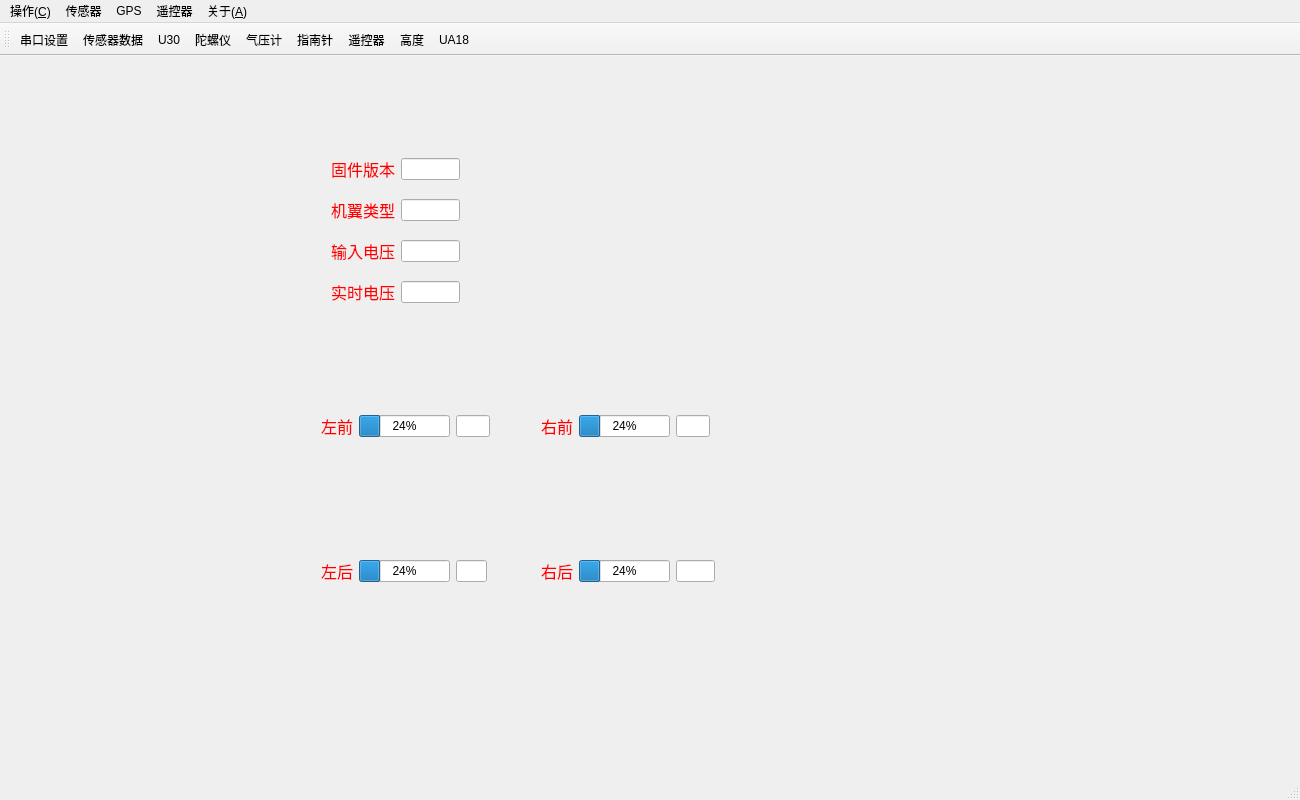
<?xml version="1.0" encoding="UTF-8"?>
<ui version="4.0">
 <class>MainWindow</class>
 <widget class="QMainWindow" name="MainWindow">
  <property name="enabled">
   <bool>true</bool>
  </property>
  <property name="geometry">
   <rect>
    <x>0</x>
    <y>0</y>
    <width>1300</width>
    <height>800</height>
   </rect>
  </property>
  <property name="minimumSize">
   <size>
    <width>1300</width>
    <height>800</height>
   </size>
  </property>
  <property name="maximumSize">
   <size>
    <width>1300</width>
    <height>800</height>
   </size>
  </property>
  <property name="font">
   <font>
    <family>Times New Roman</family>
    <pointsize>9</pointsize>
   </font>
  </property>
  <property name="cursor">
   <cursorShape>PointingHandCursor</cursorShape>
  </property>
  <property name="contextMenuPolicy">
   <enum>Qt::NoContextMenu</enum>
  </property>
  <property name="windowTitle">
   <string>FlyControl App By:Gao</string>
  </property>
  <property name="styleSheet">
   <string notr="true">QDialog{background:rgb(229, 255, 239)}
QStatusBar{background:url(:/images/header.bmp)}
QPushButton{background:url(:/images/header.bmp)}
QLCDNumber{background:url(:/images/lcd.bmp)}








</string>
  </property>
  <property name="iconSize">
   <size>
    <width>16</width>
    <height>16</height>
   </size>
  </property>
  <property name="toolButtonStyle">
   <enum>Qt::ToolButtonTextBesideIcon</enum>
  </property>
  <property name="animated">
   <bool>true</bool>
  </property>
  <widget class="QWidget" name="centralWidget">
   <widget class="QWidget" name="layoutWidget">
    <property name="geometry">
     <rect>
      <x>310</x>
      <y>480</y>
      <width>188</width>
      <height>71</height>
     </rect>
    </property>
    <layout class="QHBoxLayout" name="horizontalLayout_5">
     <item>
      <widget class="QLabel" name="label_28">
       <property name="text">
        <string>&lt;!DOCTYPE HTML PUBLIC &quot;-//W3C//DTD HTML 4.0//EN&quot; &quot;http://www.w3.org/TR/REC-html40/strict.dtd&quot;&gt;
&lt;html&gt;&lt;head&gt;&lt;meta name=&quot;qrichtext&quot; content=&quot;1&quot; /&gt;&lt;style type=&quot;text/css&quot;&gt;
p, li { white-space: pre-wrap; }
&lt;/style&gt;&lt;/head&gt;&lt;body style=&quot; font-family:'SimSun'; font-size:9pt; font-weight:400; font-style:normal;&quot;&gt;
&lt;p align=&quot;center&quot; style=&quot; margin-top:0px; margin-bottom:0px; margin-left:0px; margin-right:0px; -qt-block-indent:0; text-indent:0px;&quot;&gt;&lt;span style=&quot; font-size:12pt; color:#ff0000;&quot;&gt;左后&lt;/span&gt;&lt;/p&gt;&lt;/body&gt;&lt;/html&gt;</string>
       </property>
      </widget>
     </item>
     <item>
      <widget class="QProgressBar" name="M_3_progressBar">
       <property name="value">
        <number>24</number>
       </property>
      </widget>
     </item>
     <item>
      <widget class="QLineEdit" name="M_3_value"/>
     </item>
    </layout>
   </widget>
   <widget class="QWidget" name="layoutWidget_2">
    <property name="geometry">
     <rect>
      <x>530</x>
      <y>330</y>
      <width>191</width>
      <height>81</height>
     </rect>
    </property>
    <layout class="QHBoxLayout" name="horizontalLayout_6">
     <item>
      <widget class="QLabel" name="label_27">
       <property name="text">
        <string>&lt;!DOCTYPE HTML PUBLIC &quot;-//W3C//DTD HTML 4.0//EN&quot; &quot;http://www.w3.org/TR/REC-html40/strict.dtd&quot;&gt;
&lt;html&gt;&lt;head&gt;&lt;meta name=&quot;qrichtext&quot; content=&quot;1&quot; /&gt;&lt;style type=&quot;text/css&quot;&gt;
p, li { white-space: pre-wrap; }
&lt;/style&gt;&lt;/head&gt;&lt;body style=&quot; font-family:'SimSun'; font-size:9pt; font-weight:400; font-style:normal;&quot;&gt;
&lt;p align=&quot;center&quot; style=&quot; margin-top:0px; margin-bottom:0px; margin-left:0px; margin-right:0px; -qt-block-indent:0; text-indent:0px;&quot;&gt;&lt;span style=&quot; font-size:12pt; color:#ff0000;&quot;&gt;右前&lt;/span&gt;&lt;/p&gt;&lt;/body&gt;&lt;/html&gt;</string>
       </property>
      </widget>
     </item>
     <item>
      <widget class="QProgressBar" name="M_2_progressBar">
       <property name="value">
        <number>24</number>
       </property>
      </widget>
     </item>
     <item>
      <widget class="QLineEdit" name="M_2_value"/>
     </item>
    </layout>
   </widget>
   <widget class="QWidget" name="layoutWidget_3">
    <property name="geometry">
     <rect>
      <x>310</x>
      <y>330</y>
      <width>191</width>
      <height>81</height>
     </rect>
    </property>
    <layout class="QHBoxLayout" name="horizontalLayout_7">
     <item>
      <widget class="QLabel" name="label_26">
       <property name="text">
        <string>&lt;!DOCTYPE HTML PUBLIC &quot;-//W3C//DTD HTML 4.0//EN&quot; &quot;http://www.w3.org/TR/REC-html40/strict.dtd&quot;&gt;
&lt;html&gt;&lt;head&gt;&lt;meta name=&quot;qrichtext&quot; content=&quot;1&quot; /&gt;&lt;style type=&quot;text/css&quot;&gt;
p, li { white-space: pre-wrap; }
&lt;/style&gt;&lt;/head&gt;&lt;body style=&quot; font-family:'SimSun'; font-size:9pt; font-weight:400; font-style:normal;&quot;&gt;
&lt;p align=&quot;center&quot; style=&quot; margin-top:0px; margin-bottom:0px; margin-left:0px; margin-right:0px; -qt-block-indent:0; text-indent:0px;&quot;&gt;&lt;span style=&quot; font-size:12pt; color:#ff0000;&quot;&gt;左前&lt;/span&gt;&lt;/p&gt;&lt;/body&gt;&lt;/html&gt;</string>
       </property>
      </widget>
     </item>
     <item>
      <widget class="QProgressBar" name="M_1_progressBar">
       <property name="value">
        <number>24</number>
       </property>
      </widget>
     </item>
     <item>
      <widget class="QLineEdit" name="M_1_value"/>
     </item>
    </layout>
   </widget>
   <widget class="QWidget" name="layoutWidget_4">
    <property name="geometry">
     <rect>
      <x>530</x>
      <y>480</y>
      <width>196</width>
      <height>71</height>
     </rect>
    </property>
    <layout class="QHBoxLayout" name="horizontalLayout_8">
     <item>
      <widget class="QLabel" name="label_29">
       <property name="text">
        <string>&lt;!DOCTYPE HTML PUBLIC &quot;-//W3C//DTD HTML 4.0//EN&quot; &quot;http://www.w3.org/TR/REC-html40/strict.dtd&quot;&gt;
&lt;html&gt;&lt;head&gt;&lt;meta name=&quot;qrichtext&quot; content=&quot;1&quot; /&gt;&lt;style type=&quot;text/css&quot;&gt;
p, li { white-space: pre-wrap; }
&lt;/style&gt;&lt;/head&gt;&lt;body style=&quot; font-family:'SimSun'; font-size:9pt; font-weight:400; font-style:normal;&quot;&gt;
&lt;p align=&quot;center&quot; style=&quot; margin-top:0px; margin-bottom:0px; margin-left:0px; margin-right:0px; -qt-block-indent:0; text-indent:0px;&quot;&gt;&lt;span style=&quot; font-size:12pt; color:#ff0000;&quot;&gt;右后&lt;/span&gt;&lt;/p&gt;&lt;/body&gt;&lt;/html&gt;</string>
       </property>
      </widget>
     </item>
     <item>
      <widget class="QProgressBar" name="M_4_progressBar">
       <property name="value">
        <number>24</number>
       </property>
      </widget>
     </item>
     <item>
      <widget class="QLineEdit" name="M_4_value"/>
     </item>
    </layout>
   </widget>
   <widget class="QWidget" name="layoutWidget">
    <property name="geometry">
     <rect>
      <x>320</x>
      <y>79</y>
      <width>151</width>
      <height>191</height>
     </rect>
    </property>
    <layout class="QVBoxLayout" name="verticalLayout">
     <item>
      <layout class="QHBoxLayout" name="horizontalLayout">
       <item>
        <widget class="QLabel" name="label">
         <property name="text">
          <string>&lt;html&gt;&lt;head/&gt;&lt;body&gt;&lt;p align=&quot;center&quot;&gt;&lt;span style=&quot; font-size:12pt; color:#ff0000;&quot;&gt;固件版本&lt;/span&gt;&lt;/p&gt;&lt;/body&gt;&lt;/html&gt;</string>
         </property>
        </widget>
       </item>
       <item>
        <widget class="QLineEdit" name="Version"/>
       </item>
      </layout>
     </item>
     <item>
      <layout class="QHBoxLayout" name="horizontalLayout_2">
       <item>
        <widget class="QLabel" name="label_2">
         <property name="text">
          <string>&lt;html&gt;&lt;head/&gt;&lt;body&gt;&lt;p align=&quot;center&quot;&gt;&lt;span style=&quot; font-size:12pt; color:#ff0000;&quot;&gt;机翼类型&lt;/span&gt;&lt;/p&gt;&lt;/body&gt;&lt;/html&gt;</string>
         </property>
        </widget>
       </item>
       <item>
        <widget class="QLineEdit" name="multiType"/>
       </item>
      </layout>
     </item>
     <item>
      <layout class="QHBoxLayout" name="horizontalLayout_3">
       <item>
        <widget class="QLabel" name="label_3">
         <property name="text">
          <string>&lt;html&gt;&lt;head/&gt;&lt;body&gt;&lt;p align=&quot;center&quot;&gt;&lt;span style=&quot; font-size:12pt; color:#ff0000;&quot;&gt;输入电压&lt;/span&gt;&lt;/p&gt;&lt;/body&gt;&lt;/html&gt;</string>
         </property>
        </widget>
       </item>
       <item>
        <widget class="QLineEdit" name="InputPower">
         <property name="toolTip">
          <string>&lt;html&gt;&lt;head/&gt;&lt;body&gt;&lt;p align=&quot;center&quot;&gt;&lt;span style=&quot; font-size:12pt; color:#0000ff;&quot;&gt;解锁或者是锁定中&lt;/span&gt;&lt;/p&gt;&lt;/body&gt;&lt;/html&gt;</string>
         </property>
        </widget>
       </item>
      </layout>
     </item>
     <item>
      <layout class="QHBoxLayout" name="horizontalLayout_4">
       <item>
        <widget class="QLabel" name="label_4">
         <property name="text">
          <string>&lt;html&gt;&lt;head/&gt;&lt;body&gt;&lt;p align=&quot;center&quot;&gt;&lt;span style=&quot; font-size:12pt; color:#ff0000;&quot;&gt;实时电压&lt;/span&gt;&lt;/p&gt;&lt;/body&gt;&lt;/html&gt;</string>
         </property>
        </widget>
       </item>
       <item>
        <widget class="QLineEdit" name="Bat"/>
       </item>
      </layout>
     </item>
    </layout>
   </widget>
  </widget>
  <widget class="QMenuBar" name="menuBar">
   <property name="geometry">
    <rect>
     <x>0</x>
     <y>0</y>
     <width>1300</width>
     <height>23</height>
    </rect>
   </property>
   <widget class="QMenu" name="menu">
    <property name="title">
     <string>操作(&amp;C)</string>
    </property>
    <addaction name="actionSerialSet"/>
    <addaction name="actionSensorData"/>
    <addaction name="actionU30"/>
    <addaction name="actionUA18"/>
   </widget>
   <widget class="QMenu" name="menu_2">
    <property name="title">
     <string>关于(&amp;A)</string>
    </property>
    <addaction name="actionAbout"/>
   </widget>
   <widget class="QMenu" name="menu_3">
    <property name="title">
     <string>传感器</string>
    </property>
    <addaction name="actionGyro"/>
    <addaction name="actionBaro"/>
    <addaction name="actionMag"/>
    <addaction name="actionBaro_Alt"/>
   </widget>
   <widget class="QMenu" name="menuGPS">
    <property name="title">
     <string>GPS</string>
    </property>
   </widget>
   <widget class="QMenu" name="menu_4">
    <property name="title">
     <string>遥控器</string>
    </property>
    <addaction name="actionRC"/>
   </widget>
   <addaction name="menu"/>
   <addaction name="menu_3"/>
   <addaction name="menuGPS"/>
   <addaction name="menu_4"/>
   <addaction name="menu_2"/>
  </widget>
  <widget class="QStatusBar" name="statusBar"/>
  <widget class="QToolBar" name="toolBar">
   <property name="windowTitle">
    <string>toolBar</string>
   </property>
   <attribute name="toolBarArea">
    <enum>TopToolBarArea</enum>
   </attribute>
   <attribute name="toolBarBreak">
    <bool>false</bool>
   </attribute>
   <addaction name="actionSerialSet"/>
   <addaction name="actionSensorData"/>
   <addaction name="actionU30"/>
   <addaction name="actionGyro"/>
   <addaction name="actionBaro"/>
   <addaction name="actionMag"/>
   <addaction name="actionRC"/>
   <addaction name="actionBaro_Alt"/>
   <addaction name="actionUA18"/>
  </widget>
  <action name="actionAdd">
   <property name="checkable">
    <bool>false</bool>
   </property>
   <property name="icon">
    <iconset resource="images.qrc">
     <normaloff>:/images/add.png</normaloff>:/images/add.png</iconset>
   </property>
   <property name="text">
    <string>添加串口</string>
   </property>
   <property name="toolTip">
    <string>添加串口设备文件</string>
   </property>
   <property name="statusTip">
    <string>添加串口设备文件</string>
   </property>
  </action>
  <action name="actionOpen">
   <property name="icon">
    <iconset resource="images.qrc">
     <normaloff>:/images/open.png</normaloff>:/images/open.png</iconset>
   </property>
   <property name="text">
    <string>打开串口</string>
   </property>
   <property name="statusTip">
    <string>打开串口</string>
   </property>
  </action>
  <action name="actionClose">
   <property name="icon">
    <iconset resource="images.qrc">
     <normaloff>:/images/stop.png</normaloff>:/images/stop.png</iconset>
   </property>
   <property name="text">
    <string>关闭串口</string>
   </property>
   <property name="statusTip">
    <string>关闭串口</string>
   </property>
  </action>
  <action name="actionExit">
   <property name="icon">
    <iconset resource="images.qrc">
     <normaloff>:/images/exit.png</normaloff>:/images/exit.png</iconset>
   </property>
   <property name="text">
    <string>退出程序</string>
   </property>
   <property name="statusTip">
    <string>退出程序</string>
   </property>
  </action>
  <action name="actionAbout">
   <property name="icon">
    <iconset resource="images.qrc">
     <normaloff>:/images/mesage.png</normaloff>:/images/mesage.png</iconset>
   </property>
   <property name="text">
    <string>关于Wincom</string>
   </property>
   <property name="statusTip">
    <string>关于Wincom</string>
   </property>
  </action>
  <action name="actionSave">
   <property name="icon">
    <iconset resource="images.qrc">
     <normaloff>:/images/save.png</normaloff>:/images/save.png</iconset>
   </property>
   <property name="text">
    <string>保存数据</string>
   </property>
   <property name="toolTip">
    <string>保存收发框内的数据</string>
   </property>
   <property name="statusTip">
    <string>保存收发框内的数据</string>
   </property>
  </action>
  <action name="actionClearBytes">
   <property name="icon">
    <iconset resource="images.qrc">
     <normaloff>:/images/clearbytes.png</normaloff>:/images/clearbytes.png</iconset>
   </property>
   <property name="text">
    <string>计数清零</string>
   </property>
   <property name="toolTip">
    <string>清零已收到的字节数</string>
   </property>
   <property name="statusTip">
    <string>清零已收到的字节数</string>
   </property>
  </action>
  <action name="actionLoadfile">
   <property name="icon">
    <iconset resource="images.qrc">
     <normaloff>:/images/loadfile.png</normaloff>:/images/loadfile.png</iconset>
   </property>
   <property name="text">
    <string>读取文件</string>
   </property>
   <property name="toolTip">
    <string>载入外部文件作为发送内容</string>
   </property>
   <property name="statusTip">
    <string>载入外部文件作为发送内容</string>
   </property>
  </action>
  <action name="actionCleanPort">
   <property name="icon">
    <iconset resource="images.qrc">
     <normaloff>:/images/cleanport.png</normaloff>:/images/cleanport.png</iconset>
   </property>
   <property name="text">
    <string>清空串口</string>
   </property>
   <property name="toolTip">
    <string>清空串口中I/O数据</string>
   </property>
   <property name="statusTip">
    <string>清空串口中I/O数据</string>
   </property>
  </action>
  <action name="actionWriteToFile">
   <property name="checkable">
    <bool>true</bool>
   </property>
   <property name="icon">
    <iconset resource="images.qrc">
     <normaloff>:/images/write2file.png</normaloff>:/images/write2file.png</iconset>
   </property>
   <property name="text">
    <string>写入文件</string>
   </property>
   <property name="toolTip">
    <string>将读取数据写入到文件</string>
   </property>
   <property name="statusTip">
    <string>将读取数据写入到文件</string>
   </property>
  </action>
  <action name="actionPID">
   <property name="icon">
    <iconset resource="images.qrc">
     <normaloff>:/images/clearbytes.png</normaloff>:/images/clearbytes.png</iconset>
   </property>
   <property name="text">
    <string>显示PID</string>
   </property>
   <property name="toolTip">
    <string>显示PID</string>
   </property>
  </action>
  <action name="actionCurve">
   <property name="icon">
    <iconset resource="logo.qrc">
     <normaloff>:/logo/Logo/Curve1.png</normaloff>:/logo/Logo/Curve1.png</iconset>
   </property>
   <property name="text">
    <string>波形</string>
   </property>
   <property name="toolTip">
    <string>波形</string>
   </property>
  </action>
  <action name="actionSensorData">
   <property name="icon">
    <iconset resource="logo.qrc">
     <normaloff>:/logo/Logo/Sensor1.png</normaloff>:/logo/Logo/Sensor1.png</iconset>
   </property>
   <property name="text">
    <string>传感器数据</string>
   </property>
   <property name="toolTip">
    <string>传感器数据</string>
   </property>
  </action>
  <action name="actionGyro">
   <property name="icon">
    <iconset resource="logo.qrc">
     <normaloff>:/logo/Logo/Gyro2.png</normaloff>:/logo/Logo/Gyro2.png</iconset>
   </property>
   <property name="text">
    <string>陀螺仪</string>
   </property>
  </action>
  <action name="actionBaro">
   <property name="icon">
    <iconset resource="logo.qrc">
     <normaloff>:/logo/Logo/MS5611_2.png</normaloff>:/logo/Logo/MS5611_2.png</iconset>
   </property>
   <property name="text">
    <string>气压计</string>
   </property>
  </action>
  <action name="actionMag">
   <property name="icon">
    <iconset resource="logo.qrc">
     <normaloff>:/logo/Logo/HMC.png</normaloff>:/logo/Logo/HMC.png</iconset>
   </property>
   <property name="text">
    <string>指南针</string>
   </property>
  </action>
  <action name="actionU30">
   <property name="icon">
    <iconset resource="images.qrc">
     <normaloff>:/images/logo129-66.png</normaloff>:/images/logo129-66.png</iconset>
   </property>
   <property name="text">
    <string>U30</string>
   </property>
  </action>
  <action name="actionSerialSet">
   <property name="icon">
    <iconset resource="images.qrc">
     <normaloff>:/images/write2file.png</normaloff>:/images/write2file.png</iconset>
   </property>
   <property name="text">
    <string>串口设置</string>
   </property>
  </action>
  <action name="actionRC">
   <property name="icon">
    <iconset resource="logo.qrc">
     <normaloff>:/logo/Logo/GPS3.png</normaloff>:/logo/Logo/GPS3.png</iconset>
   </property>
   <property name="text">
    <string>遥控器</string>
   </property>
  </action>
  <action name="actionBaro_Alt">
   <property name="icon">
    <iconset resource="logo.qrc">
     <normaloff>:/logo/Logo/GPS1.png</normaloff>:/logo/Logo/GPS1.png</iconset>
   </property>
   <property name="text">
    <string>高度</string>
   </property>
  </action>
  <action name="actionUA18">
   <property name="icon">
    <iconset resource="images.qrc">
     <normaloff>:/images/mesage.png</normaloff>:/images/mesage.png</iconset>
   </property>
   <property name="text">
    <string>UA18</string>
   </property>
  </action>
 </widget>
 <layoutdefault spacing="6" margin="11"/>
 <resources>
  <include location="images.qrc"/>
  <include location="logo.qrc"/>
 </resources>
 <connections/>
</ui>
